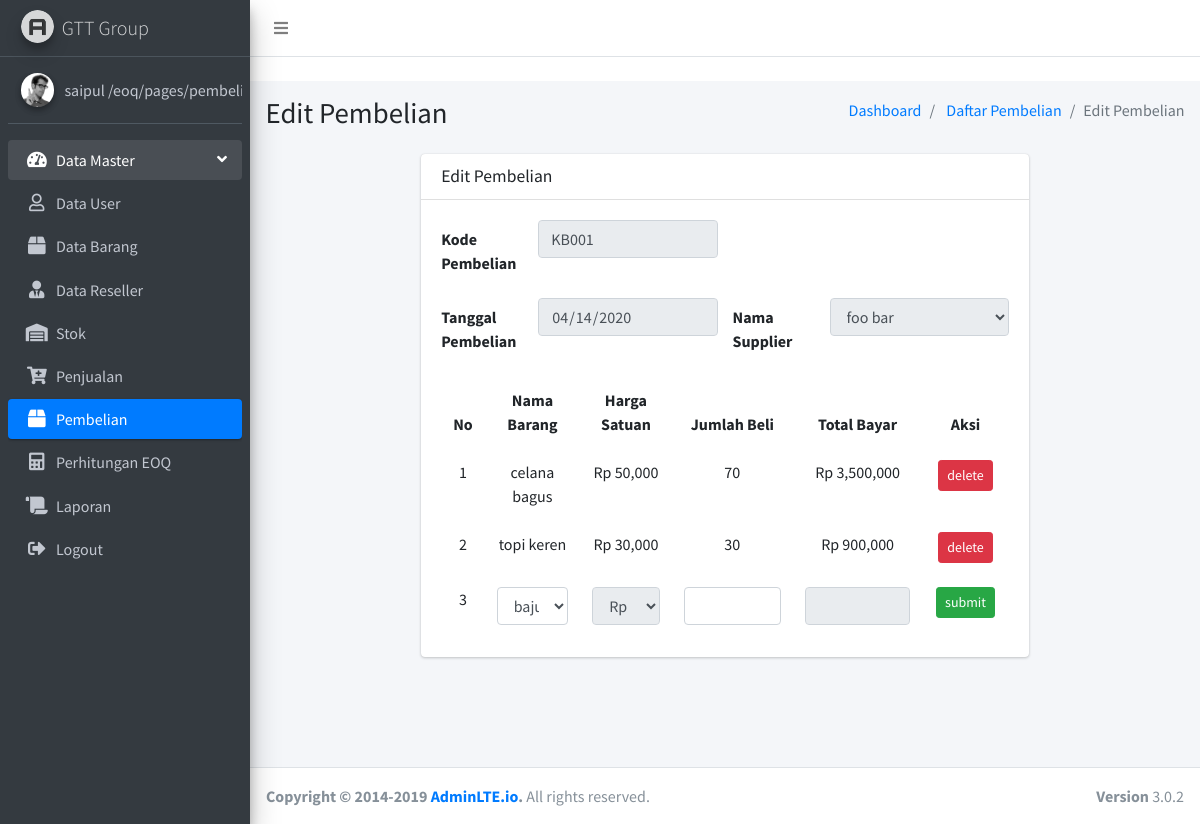
The app's page /pages/pembelian/edit.php?id=1 (signed in) with its own data.
### tables this page shows
CREATE TABLE `pembelian` (
  `id` int(11) NOT NULL,
  `supplier_id` int(11) NOT NULL,
  `code` varchar(10) NOT NULL COMMENT 'KB + 3 digit id => KB001',
  `total` int(10) UNSIGNED NOT NULL,
  `created_at` timestamp NOT NULL DEFAULT CURRENT_TIMESTAMP,
  `updated_at` timestamp NOT NULL DEFAULT CURRENT_TIMESTAMP ON UPDATE CURRENT_TIMESTAMP
);

CREATE TABLE `supplier` (
  `id` int(11) NOT NULL,
  `code` varchar(10) NOT NULL COMMENT 'RES + 2 digit id >> RES01',
  `name` varchar(20) NOT NULL,
  `phone` varchar(15) NOT NULL,
  `branch` varchar(10) NOT NULL,
  `address` tinytext NOT NULL,
  `created_at` timestamp NOT NULL DEFAULT CURRENT_TIMESTAMP,
  `updated_at` timestamp NOT NULL DEFAULT CURRENT_TIMESTAMP ON UPDATE CURRENT_TIMESTAMP
);

CREATE TABLE `pivot_pembelian` (
  `id` int(11) NOT NULL,
  `barang_id` int(11) NOT NULL,
  `pembelian_id` int(11) NOT NULL,
  `total` int(10) UNSIGNED NOT NULL DEFAULT '1',
  `created_at` timestamp NOT NULL DEFAULT CURRENT_TIMESTAMP,
  `updated_at` timestamp NOT NULL DEFAULT CURRENT_TIMESTAMP ON UPDATE CURRENT_TIMESTAMP
);

CREATE TABLE `barang` (
  `id` int(11) NOT NULL,
  `code` varchar(10) NOT NULL COMMENT 'ITM001\r\nITM002',
  `name` varchar(20) NOT NULL,
  `harga` int(11) UNSIGNED NOT NULL,
  `total` int(10) UNSIGNED NOT NULL COMMENT 'total akan berubah sesuai dengan transaksi yang dilakukan',
  `keterangan` tinytext NOT NULL,
  `created_at` timestamp NOT NULL DEFAULT CURRENT_TIMESTAMP,
  `updated_at` timestamp NOT NULL DEFAULT CURRENT_TIMESTAMP ON UPDATE CURRENT_TIMESTAMP
);

### pages/pembelian/edit.php (the view, shortened to what this page needs)
<?php
include('../../Connect.php');
if($_SESSION['username']==""){
  header('Location: /eoq/pages/auth/login.php');
}else
$id = $_GET['id'];
$query = "
  SELECT
    pivot_pembelian.id AS id,
    barang.name AS nama,
    barang.harga AS harga,
    pivot_pembelian.total AS jumlah,
    pivot_pembelian.pembelian_id AS pembelian,
    pivot_pembelian.total * barang.harga AS total
  FROM pivot_pembelian
  INNER JOIN barang
  ON pivot_pembelian.barang_id=barang.id
";
$pembelians = $conn->query($query);
$query = "
SELECT
  pembelian.id AS id,
  pembelian.code AS kode,
  supplier.name AS supplier,
  pembelian.created_at AS tanggal
FROM pembelian
INNER JOIN supplier
ON pembelian.supplier_id=supplier.id
WHERE pembelian.id=$id
";
$pembelian = $conn->query($query)->fetch_assoc();
$items = $conn->query("SELECT * FROM barang ORDER BY created_at")->fetch_all();
?>
<!DOCTYPE html>
<html>
<head>
  <link rel="stylesheet" href="../../plugins/fontawesome-free/css/all.min.css">
  <link rel="stylesheet" href="https://code.ionicframework.com/ionicons/2.0.1/css/ionicons.min.css">
  <link rel="stylesheet" href="../../dist/css/adminlte.min.css">
</head>
<body class="hold-transition sidebar-mini">
<div class="wrapper">
  <nav class="main-header navbar navbar-expand navbar-white navbar-light">
    <ul class="navbar-nav">
      <li class="nav-item">
        <a class="nav-link" data-widget="pushmenu" href="#"><i class="fas fa-bars"></i></a>
      </li>
    </ul>
  </nav>
  <?= include('../sidebar/index.php') ?>
  <div class="content-wrapper">
    <section class="content-header">
      <div class="container-fluid">
        <div class="row mb-2">
          <div class="col-sm-6">
            <h1>Edit Pembelian</h1>
          </div>
          <div class="col-sm-6">
            <ol class="breadcrumb float-sm-right">
              <li class="breadcrumb-item"><a href="/index.php">Dashboard</a></li>
              <li class="breadcrumb-item">
                <a href="/eoq/pages/pembelian/index.php">Daftar Pembelian</a>
              </li>
              <li class="breadcrumb-item active">Edit Pembelian</li>
            </ol>
          </div>
        </div>
      </div>
    </section>
    <section class="content">
      <div class="container-fluid">
        <div class="row">
          <div class="col-md-8 mx-auto">
            <div class="card">
              <div class="card-header">
                <h3 class="card-title">Edit Pembelian</h3>
              </div>
              <div class="card-body">
                <div class="row align-items-end">
                  <div class="col">
                    <div class="form-group row">
                      <label class="col-form-label col-sm-4" for="">Kode Pembelian</label>
                      <div class="col-sm-8">
                        <input class="form-control" type="text" value="<?= $pembelian['kode'] ?>" disabled>
                      </div>
                    </div>
                    <div class="form-group row">
                      <label class="col-form-label col-sm-4" for="">Tanggal Pembelian</label>
                      <div class="col-sm-8">
                        <input type="date" name="tanggal" class="form-control" value="<?= date_format(date_create($pembelian['tanggal']), 'Y-m-d') ?>" disabled>
                      </div>
                    </div>
                  </div>
                  <div class="col">
                    <div class="form-group row">
                      <label class="col-form-label col-sm-4" for="">Nama Supplier</label>
                      <div class="col-sm-8">
                        <select id="supplier" class="form-control" name="supplier" disabled>
                          <option><?= $pembelian['supplier'] ?></option>
                        </select>
                      </div>
                    </div>
                  </div>
                </div>
                <table class="table table-hover table-borderless text-center">
                  <thead>
                    <tr>
                      <th>No</th>
                      <th>Nama Barang</th>
                      <th>Harga Satuan</th>
                      <th>Jumlah Beli</th>
                      <th>Total Bayar</th>
                      <th>Aksi</th>
                    </tr>
                  </thead>
                  <tbody>
                    <?php
                    $i = 1;
                    while ($beli = $pembelians->fetch_array()) {
                      $btnDelete = "<form class='d-inline mx-1' action='/eoq/backend/pembelian/deleteItem.php?id=".$beli['pembelian']."&pivot=".$beli['id']."' method='post'>
                        <button type='submit' class='btn btn-danger btn-sm'>
                        delete
                        </button>
                      </form>";
                      echo "<tr>";
                        echo "<td>$i</td>";
                        echo "<td>".$beli['nama']."</td>";
                        echo "<td>Rp ".number_format($beli['harga'],0)."</td>";
                        echo "<td>".$beli['jumlah']."</td>";
                        echo "<td>Rp ".number_format($beli['total'], 0)."</td>";
                        echo "<td>".$btnDelete."</td>";
                      echo "</tr>";
                      $i++;
                    }
                    ?>
                    <form action="/eoq/backend/pembelian/edit.php?id=<?= $pembelian['id'] ?>" method="POST">
                      <tr>
                        <td><?= $i ?></td>
                        <td>
                          <select id="barang" class="form-control" name="barang">
                          <?php
                          foreach ($items as $item) {
                            $id = $item[0];
                            $name = $item[2];
                            echo "<option value='$id'>$name</option>";
                          }
                          ?>
                          </select>
                        </td>
                        <td>
                          <select id="price" class="form-control" disabled>
                          <?php
                          foreach ($items as $item) {
                            $id = $item[0];
                            $price = $item[3];
                            $harga = "Rp ".number_format($item[3], 0);
                            echo "<option value='$id' price='$price'>$harga</option>";
                          }
                          ?>
                          </select>
                        </td>
                        <td>
                          <input id="amount" name="amount" class="form-control" type="number" min="0">
                        </td>
                        <td>
                          <input id="total" name="total" class="form-control" type="text" disabled>
                        </td>
                        <td>
                          <button class="btn btn-sm btn-success">submit</button>
                        </td>
                      </tr>
                    </form>
                  </tbody>
                </table>
              </div>
            </div>
          </div>
        </div>
      </div>
    </section>
  </div>
  <footer class="main-footer">
    <div class="float-right d-none d-sm-block">
      <b>Version</b> 3.0.2
    </div>
    <strong>Copyright &copy; 2014-2019 <a href="http://adminlte.io">AdminLTE.io</a>.</strong> All rights
    reserved.
  </footer>
</div>
</body>
</html>

### records on screen
pembelian: code "KB001", tanggal "04/14/2020", supplier "foo bar"
pivot_pembelian: barang.name "celana bagus", barang.harga "50,000", total "70", total "3,500,000"
pivot_pembelian: barang.name "topi keren", barang.harga "30,000", total "30", total "900,000"

### other values on screen
$_SESSION['username'] "saipul"
$i "3"
form field barang "baju bagus"
form field value "Rp 20,000"
